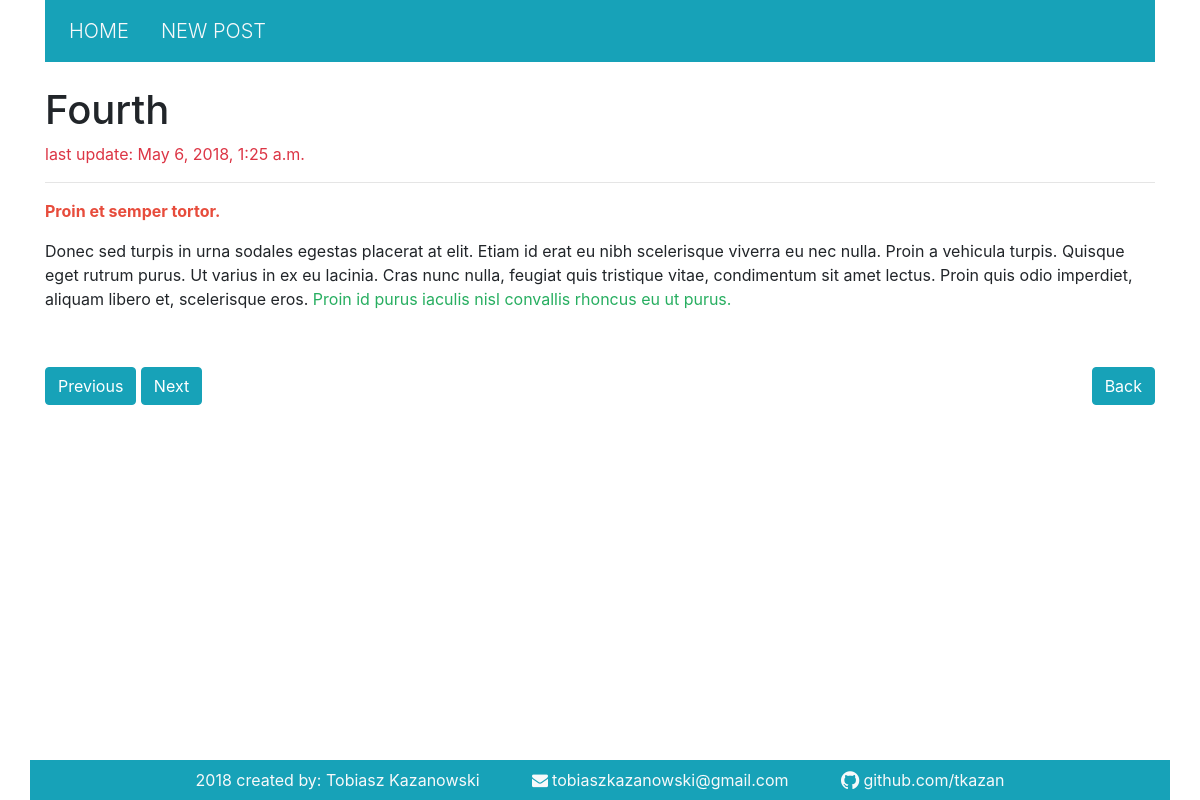
The app's page /post/4 with its own data.
### BlogApp/models.py (models this page shows, shortened)
class Post(models.Model):
    title = models.CharField(max_length=128)
    description = models.TextField()
    created_at = models.DateTimeField(auto_now_add=True)
    updated_at = models.DateTimeField(auto_now=True)

### BlogApp/views.py (the view)
# urls.py: url(r'^post/(?P<id>(\d)+)$', show_post, name='post'),
def show_post(request, id):
    post = get_object_or_404(Post, pk=id)
    ctx = {
        "post": post,
    }
    return render(request, 'post.html', ctx)

### BlogApp/templates/post.html (shortened to what this page needs)
{% extends 'base.html'%}
{% block content %}
    <h1>{{ post.title }}</h1>
    <p class="text-danger">last update: {{ post.updated_at }}</p>
    <hr>
    <p>{{ post.description|safe|linebreaks }}</p>
    <div class="float-left">
        {% if post.get_previous_by_created_at.id %}
        <a href="{% url 'post' post.get_previous_by_created_at.id %}"><button class="btn btn-info">Previous</button></a>
        {% else %}
        <button class="btn btn-danger">Last</button>
        {% endif %}
        {% if post.get_next_by_created_at.id %}
        <a href="{% url 'post' post.get_next_by_created_at.id %}"><button class="btn btn-info">Next</button></a>
        {% else %}
        <button class="btn btn-danger">Last</button>
        {% endif %}
    </div>
    <a href="{% url 'home' %}"><button class="btn btn-info float-right">Back</button></a>
{% endblock %}

### records on screen
Post: title "Fourth", updated_at "May 6, 2018, 1:25 a.m.", description "Proin et semper tortor. Donec sed turpis in urna sodales egestas placerat at elit. Etiam id erat eu nibh scelerisque viverra eu nec nulla. Proin a vehicula turpis. Quisque eget rutrum purus. Ut varius in ex eu lacinia. Cras nunc nulla, feugiat quis tristique vitae, condimentum sit amet lectus. Proin quis odio imperdiet, aliquam libero et, scelerisque eros. Proin id purus iaculis nisl convallis rhoncus eu ut purus."
